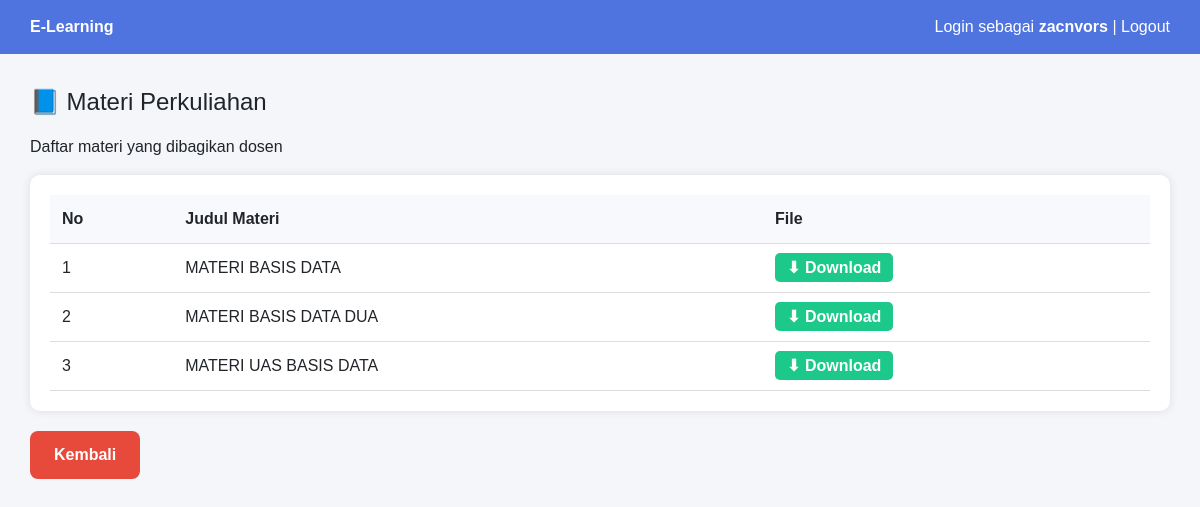
/mahasiswa/materi.php (signed in), run on the app's committed database.
### tables this page shows
CREATE TABLE `website_settings` (
  `id` int(11) NOT NULL,
  `nama_website` varchar(255) NOT NULL DEFAULT 'E-Learning Platform',
  `deskripsi` varchar(500) DEFAULT NULL,
  `alamat` varchar(255) DEFAULT NULL,
  `telepon` varchar(20) DEFAULT NULL,
  `email` varchar(100) DEFAULT NULL,
  `facebook` varchar(255) DEFAULT NULL,
  `twitter` varchar(255) DEFAULT NULL,
  `instagram` varchar(255) DEFAULT NULL,
  `jam_buka` varchar(50) DEFAULT NULL,
  `jam_tutup` varchar(50) DEFAULT NULL,
  `updated_at` timestamp NOT NULL DEFAULT current_timestamp() ON UPDATE current_timestamp()
);

CREATE TABLE `materi` (
  `id` int(11) NOT NULL,
  `judul` varchar(100) DEFAULT NULL,
  `file` varchar(255) DEFAULT NULL,
  `matkul_id` int(11) DEFAULT NULL
);

### fungsi.php (called while the page is built, shortened)
<?php
if (!function_exists('getWebsiteSettings')) {
function getWebsiteSettings($conn) {
    $q = mysqli_query($conn, "SELECT * FROM website_settings LIMIT 1");
    $settings = mysqli_fetch_assoc($q);
    return $settings;
}
}
?>

### mahasiswa/materi.php (the view, shortened to what this page needs)
<?php
include '../header.php';
include '../koneksi.php';
$q = mysqli_query($conn, "SELECT * FROM materi WHERE matkul_id='$_SESSION[matkul_id]'");
?>
<div class="content">
<div class="title">📘 Materi Perkuliahan</div>
<p>Daftar materi yang dibagikan dosen</p>
<div class="card-box">
<table>
    <tr>
        <th>No</th>
        <th>Judul Materi</th>
        <th>File</th>
    </tr>
    <?php if(mysqli_num_rows($q) > 0){ ?>
        <?php $no=1; while($m=mysqli_fetch_assoc($q)){ ?>
        <tr>
            <td><?= $no++; ?></td>
            <td><?= $m['judul']; ?></td>
            <td>
                <a class="download"
                   href="../materi/<?= $m['file']; ?>"
                   target="_blank">
                   ⬇ Download
                </a>
            </td>
        </tr>
        <?php } ?>
    <?php } ?>
</table>
</div>
<a href="index.php" class="back">Kembali</a>
</div>
</body>
</html>

### header.php (shortened to what this page needs)
<?php
include_once dirname(__FILE__) . '/koneksi.php';
include_once dirname(__FILE__) . '/fungsi.php';
$website_settings = getWebsiteSettings($conn);
?>
<!DOCTYPE html>
<html>
<head>
    <link href="https://cdn.jsdelivr.net/npm/bootstrap@5.3.2/dist/css/bootstrap.min.css" rel="stylesheet">
</head>
<body>
<div class="navbar">
    <div><b><?= $website_settings['nama_website'] ?></b></div>
    <div>
        Login sebagai <b><?= $_SESSION['nama']; ?></b> |
        <a href="../logout.php">Logout</a>
    </div>
</div>

### header.php (style rules this page uses)
body { margin:0;font-family:Arial;background:#f4f6f9 }
.navbar { background:#4f73df; color:white; padding:15px 30px; display:flex; justify-content:space-between; }
.content { padding:30px }
a { color:white;text-decoration:none }

### mahasiswa/materi.php (style rules this page uses)
.title { font-size:24px; margin-bottom:15px; }
.card-box { background:#fff; padding:20px; border-radius:10px; box-shadow:0 0 10px rgba(0,0,0,0.1); }
table { width:100%; border-collapse:collapse; }
th, td { padding:12px; border-bottom:1px solid #ddd; }
th { background:#f8f9fc; text-align:left; }
.download { background:#1cc88a; color:white; padding:6px 12px; border-radius:5px; text-decoration:none; font-weight:bold; }
.back { display:inline-block; background:#e74a3b !important; color:white !important; padding: 12px 24px !important; border-radius: 8px !important; font-weight: bold !important; text-decoration: none !important; margin-top: 20px !important; }

### data on the page
website_settings: nama_website "E-Learning"
materi: judul "MATERI BASIS DATA"
materi: judul "MATERI BASIS DATA DUA"
materi: judul "MATERI UAS BASIS DATA"

### other printed values
$_SESSION['nama'] "zacnvors"
